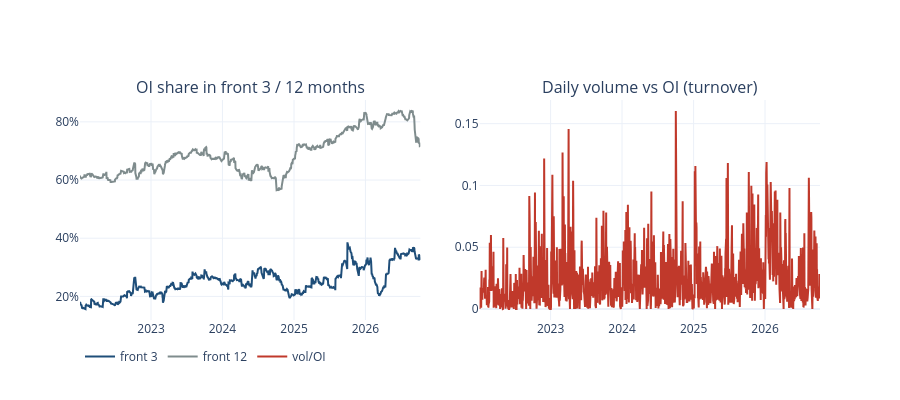

The notebook cell this image was saved under:
### Markdown cell above
## Liquidity and where the OI sits

Turnover = volume / OI. Concentration in the first three months is how much of the book is still “spot-month trading” vs a structural strip.

### Code cell
conc_rows = []
for d, g in oi_ok.groupby("TRADE_DATE"):
    live = front_n(g, 36, d)
    tot_oi = live["OI_LOTS"].sum()
    if tot_oi <= 0:
        continue
    conc_rows.append({
        "TRADE_DATE": d,
        "FRONT3": live.head(3)["OI_LOTS"].sum() / tot_oi,
        "FRONT12": live.head(12)["OI_LOTS"].sum() / tot_oi,
        "TURNOVER": g["VOLUME_LOTS"].sum() / tot_oi,
        "VOLUME": g["VOLUME_LOTS"].sum(),
        "OI": tot_oi,
    })
conc = pd.DataFrame(conc_rows)

fig = make_subplots(rows=1, cols=2, subplot_titles=("OI share in front 3 / 12 months", "Daily volume vs OI (turnover)"),
                    horizontal_spacing=0.08)
fig.update_layout(template="plotly_white", height=400, legend=dict(orientation="h"))
fig.add_trace(go.Scatter(x=conc["TRADE_DATE"], y=conc["FRONT3"], name="front 3", line=dict(color="#1f4e79")), 1, 1)
fig.add_trace(go.Scatter(x=conc["TRADE_DATE"], y=conc["FRONT12"], name="front 12", line=dict(color="#7f8c8d")), 1, 1)
fig.update_yaxes(tickformat=".0%", row=1, col=1)
fig.add_trace(go.Scatter(x=conc["TRADE_DATE"], y=conc["TURNOVER"], name="vol/OI", line=dict(color="#c0392b")), 1, 2)
fig.show()

c = conc.iloc[-1]
display(Markdown(
    f"On **{c['TRADE_DATE']}** {c['FRONT3']:.0%} of OI is in the first three months, "
    f"{c['FRONT12']:.0%} in the first year. Turnover {c['TURNOVER']:.1%} of outstanding OI that day."
))

### Figure 1 — Plotly figure (JSON) as saved in the notebook; plotly's stock layout.template omitted (floating-point values rounded to 4 significant figures; data arrays with more than 128 entries replaced by an {"elided": "..."} marker saying what was removed)
{"data": [{"line": {"color": "#1f4e79"}, "name": "front 3", "type": "scatter", "x": {"elided": "1231 str values"}, "xaxis": "x", "y": {"elided": "1231 float values"}, "yaxis": "y"}, {"line": {"color": "#7f8c8d"}, "name": "front 12", "type": "scatter", "x": {"elided": "1231 str values"}, "xaxis": "x", "y": {"elided": "1231 float values"}, "yaxis": "y"}, {"line": {"color": "#c0392b"}, "name": "vol/OI", "type": "scatter", "x": {"elided": "1231 str values"}, "xaxis": "x2", "y": {"elided": "1231 float values"}, "yaxis": "y2"}], "layout": {"annotations": [{"font": {"size": 16}, "showarrow": false, "text": "OI share in front 3 / 12 months", "x": 0.23, "xanchor": "center", "xref": "paper", "y": 1, "yanchor": "bottom", "yref": "paper"}, {"font": {"size": 16}, "showarrow": false, "text": "Daily volume vs OI (turnover)", "x": 0.77, "xanchor": "center", "xref": "paper", "y": 1, "yanchor": "bottom", "yref": "paper"}], "height": 400, "legend": {"orientation": "h"}, "xaxis": {"anchor": "y", "domain": [0, 0.46]}, "xaxis2": {"anchor": "y2", "domain": [0.54, 1]}, "yaxis": {"anchor": "x", "domain": [0, 1], "tickformat": ".0%"}, "yaxis2": {"anchor": "x2", "domain": [0, 1]}}}
